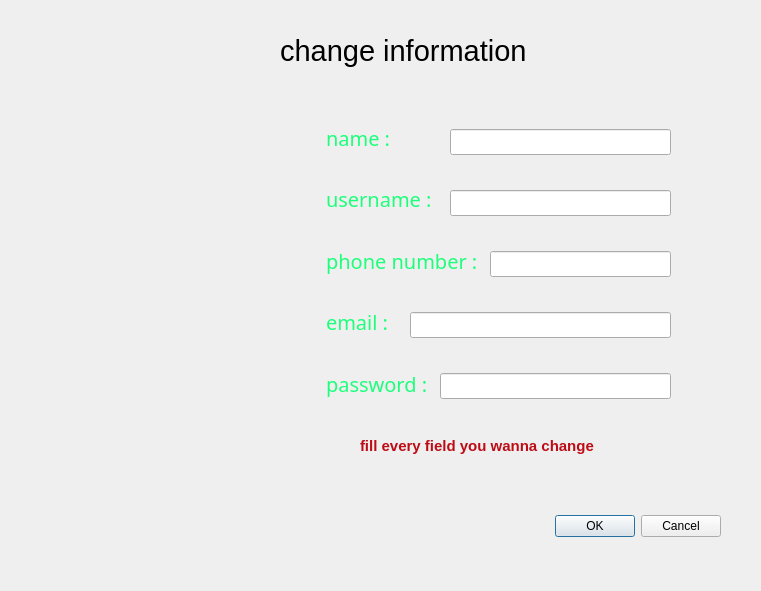
<?xml version="1.0" encoding="UTF-8"?>
<ui version="4.0">
 <class>change_info</class>
 <widget class="QDialog" name="change_info">
  <property name="geometry">
   <rect>
    <x>0</x>
    <y>0</y>
    <width>761</width>
    <height>591</height>
   </rect>
  </property>
  <property name="font">
   <font>
    <bold>false</bold>
   </font>
  </property>
  <property name="windowTitle">
   <string>Dialog</string>
  </property>
  <widget class="QDialogButtonBox" name="buttonBox">
   <property name="geometry">
    <rect>
     <x>380</x>
     <y>510</y>
     <width>341</width>
     <height>32</height>
    </rect>
   </property>
   <property name="orientation">
    <enum>Qt::Horizontal</enum>
   </property>
   <property name="standardButtons">
    <set>QDialogButtonBox::Cancel|QDialogButtonBox::Ok</set>
   </property>
  </widget>
  <widget class="QLabel" name="label_7">
   <property name="geometry">
    <rect>
     <x>-60</x>
     <y>0</y>
     <width>951</width>
     <height>681</height>
    </rect>
   </property>
   <property name="text">
    <string/>
   </property>
   <property name="pixmap">
    <pixmap>../images/pvz2-ea-hero-pvz2-xl.jpg.adapt.crop191x100.1200w.jpg</pixmap>
   </property>
  </widget>
  <widget class="QLabel" name="label_8">
   <property name="geometry">
    <rect>
     <x>280</x>
     <y>-10</y>
     <width>331</width>
     <height>121</height>
    </rect>
   </property>
   <property name="font">
    <font>
     <pointsize>22</pointsize>
    </font>
   </property>
   <property name="styleSheet">
    <string notr="true">color:rgb(0, 0, 0);</string>
   </property>
   <property name="text">
    <string>change information</string>
   </property>
  </widget>
  <widget class="QLineEdit" name="line_edit_phonenumber_2">
   <property name="geometry">
    <rect>
     <x>490</x>
     <y>251</y>
     <width>181</width>
     <height>26</height>
    </rect>
   </property>
  </widget>
  <widget class="QLineEdit" name="line_edit_name_2">
   <property name="geometry">
    <rect>
     <x>450</x>
     <y>129</y>
     <width>221</width>
     <height>26</height>
    </rect>
   </property>
  </widget>
  <widget class="QLineEdit" name="line_edit_password_2">
   <property name="geometry">
    <rect>
     <x>440</x>
     <y>373</y>
     <width>231</width>
     <height>26</height>
    </rect>
   </property>
   <property name="echoMode">
    <enum>QLineEdit::Password</enum>
   </property>
  </widget>
  <widget class="QWidget" name="layoutWidget">
   <property name="geometry">
    <rect>
     <x>326</x>
     <y>110</y>
     <width>179</width>
     <height>301</height>
    </rect>
   </property>
   <property name="font">
    <font>
     <family>Sitka Banner</family>
     <pointsize>15</pointsize>
     <bold>false</bold>
    </font>
   </property>
   <layout class="QVBoxLayout" name="verticalLayout">
    <item>
     <widget class="QLabel" name="line_edit_name">
      <property name="font">
       <font>
        <family>Sitka Banner</family>
        <pointsize>15</pointsize>
        <underline>false</underline>
        <strikeout>false</strikeout>
       </font>
      </property>
      <property name="styleSheet">
       <string notr="true">color: rgb(29, 255, 123);</string>
      </property>
      <property name="text">
       <string>name : </string>
      </property>
     </widget>
    </item>
    <item>
     <widget class="QLabel" name="line_edit_username">
      <property name="font">
       <font>
        <family>Sitka Banner</family>
        <pointsize>15</pointsize>
       </font>
      </property>
      <property name="styleSheet">
       <string notr="true">
color: rgb(29, 255, 123);</string>
      </property>
      <property name="text">
       <string>username :</string>
      </property>
     </widget>
    </item>
    <item>
     <widget class="QLabel" name="line_edit_phonenumber">
      <property name="font">
       <font>
        <family>Sitka Banner</family>
        <pointsize>15</pointsize>
       </font>
      </property>
      <property name="styleSheet">
       <string notr="true">color: rgb(29, 255, 123);</string>
      </property>
      <property name="text">
       <string>phone number :</string>
      </property>
     </widget>
    </item>
    <item>
     <widget class="QLabel" name="line_edit_email">
      <property name="font">
       <font>
        <family>Sitka Banner</family>
        <pointsize>15</pointsize>
       </font>
      </property>
      <property name="styleSheet">
       <string notr="true">color: rgb(29, 255, 123);</string>
      </property>
      <property name="text">
       <string>email :</string>
      </property>
     </widget>
    </item>
    <item>
     <widget class="QLabel" name="line_edit_password">
      <property name="font">
       <font>
        <family>Sitka Banner</family>
        <pointsize>15</pointsize>
       </font>
      </property>
      <property name="styleSheet">
       <string notr="true">color: rgb(29, 255, 123);</string>
      </property>
      <property name="text">
       <string>password :</string>
      </property>
     </widget>
    </item>
   </layout>
  </widget>
  <widget class="QLineEdit" name="line_edit_email_2">
   <property name="geometry">
    <rect>
     <x>410</x>
     <y>312</y>
     <width>261</width>
     <height>26</height>
    </rect>
   </property>
  </widget>
  <widget class="QLineEdit" name="line_edit_username_2">
   <property name="geometry">
    <rect>
     <x>450</x>
     <y>190</y>
     <width>221</width>
     <height>26</height>
    </rect>
   </property>
  </widget>
  <widget class="QLabel" name="label">
   <property name="geometry">
    <rect>
     <x>360</x>
     <y>430</y>
     <width>291</width>
     <height>31</height>
    </rect>
   </property>
   <property name="font">
    <font>
     <pointsize>11</pointsize>
     <bold>true</bold>
    </font>
   </property>
   <property name="styleSheet">
    <string notr="true">color:rgb(189, 12, 22);</string>
   </property>
   <property name="text">
    <string>fill every field you wanna change</string>
   </property>
  </widget>
  <zorder>label_7</zorder>
  <zorder>buttonBox</zorder>
  <zorder>label_8</zorder>
  <zorder>line_edit_phonenumber_2</zorder>
  <zorder>line_edit_name_2</zorder>
  <zorder>line_edit_password_2</zorder>
  <zorder>layoutWidget</zorder>
  <zorder>line_edit_email_2</zorder>
  <zorder>line_edit_username_2</zorder>
  <zorder>label</zorder>
 </widget>
 <resources/>
 <connections>
  <connection>
   <sender>buttonBox</sender>
   <signal>accepted()</signal>
   <receiver>change_info</receiver>
   <slot>accept()</slot>
   <hints>
    <hint type="sourcelabel">
     <x>248</x>
     <y>254</y>
    </hint>
    <hint type="destinationlabel">
     <x>157</x>
     <y>274</y>
    </hint>
   </hints>
  </connection>
  <connection>
   <sender>buttonBox</sender>
   <signal>rejected()</signal>
   <receiver>change_info</receiver>
   <slot>reject()</slot>
   <hints>
    <hint type="sourcelabel">
     <x>316</x>
     <y>260</y>
    </hint>
    <hint type="destinationlabel">
     <x>286</x>
     <y>274</y>
    </hint>
   </hints>
  </connection>
 </connections>
</ui>
